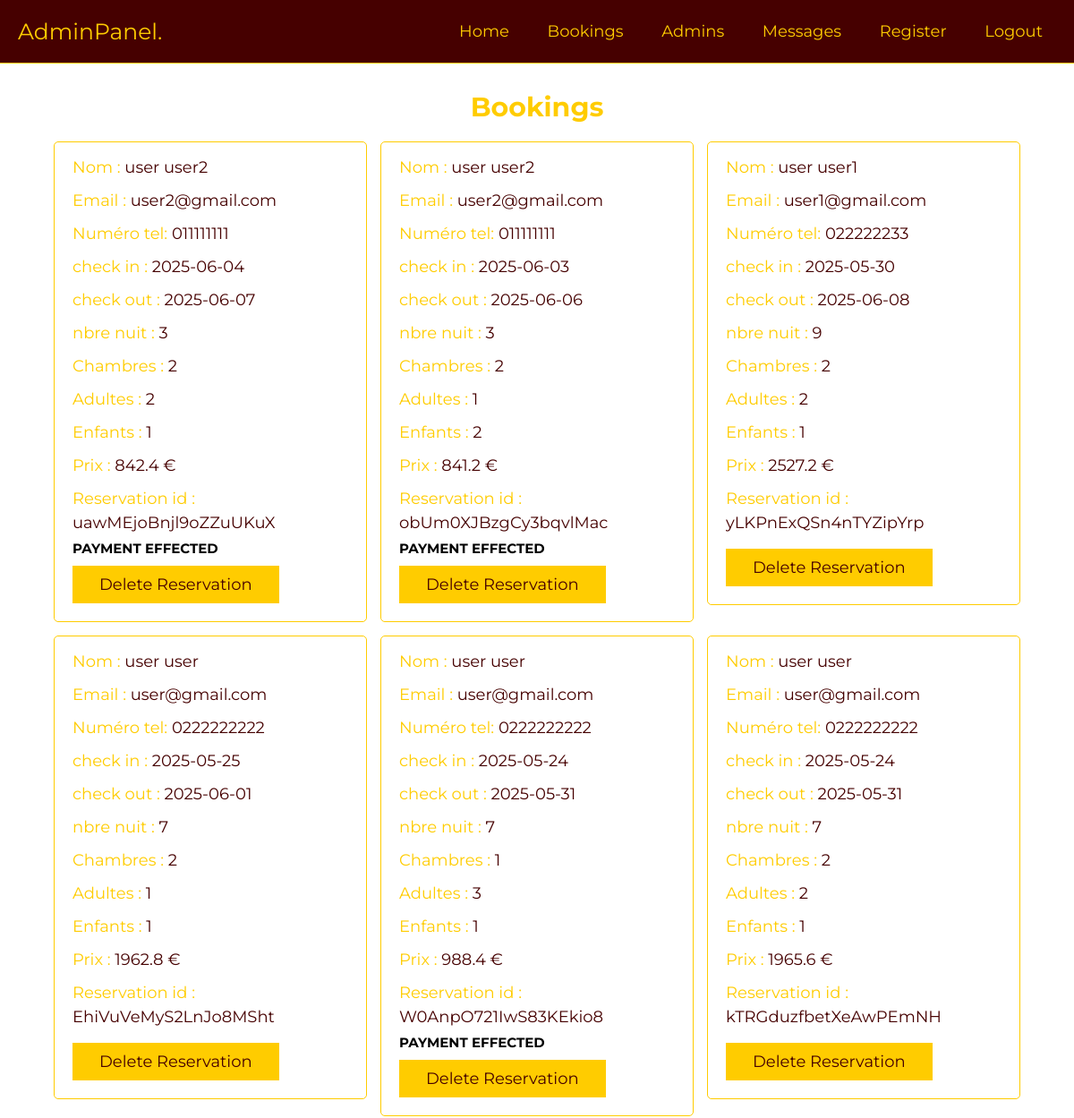
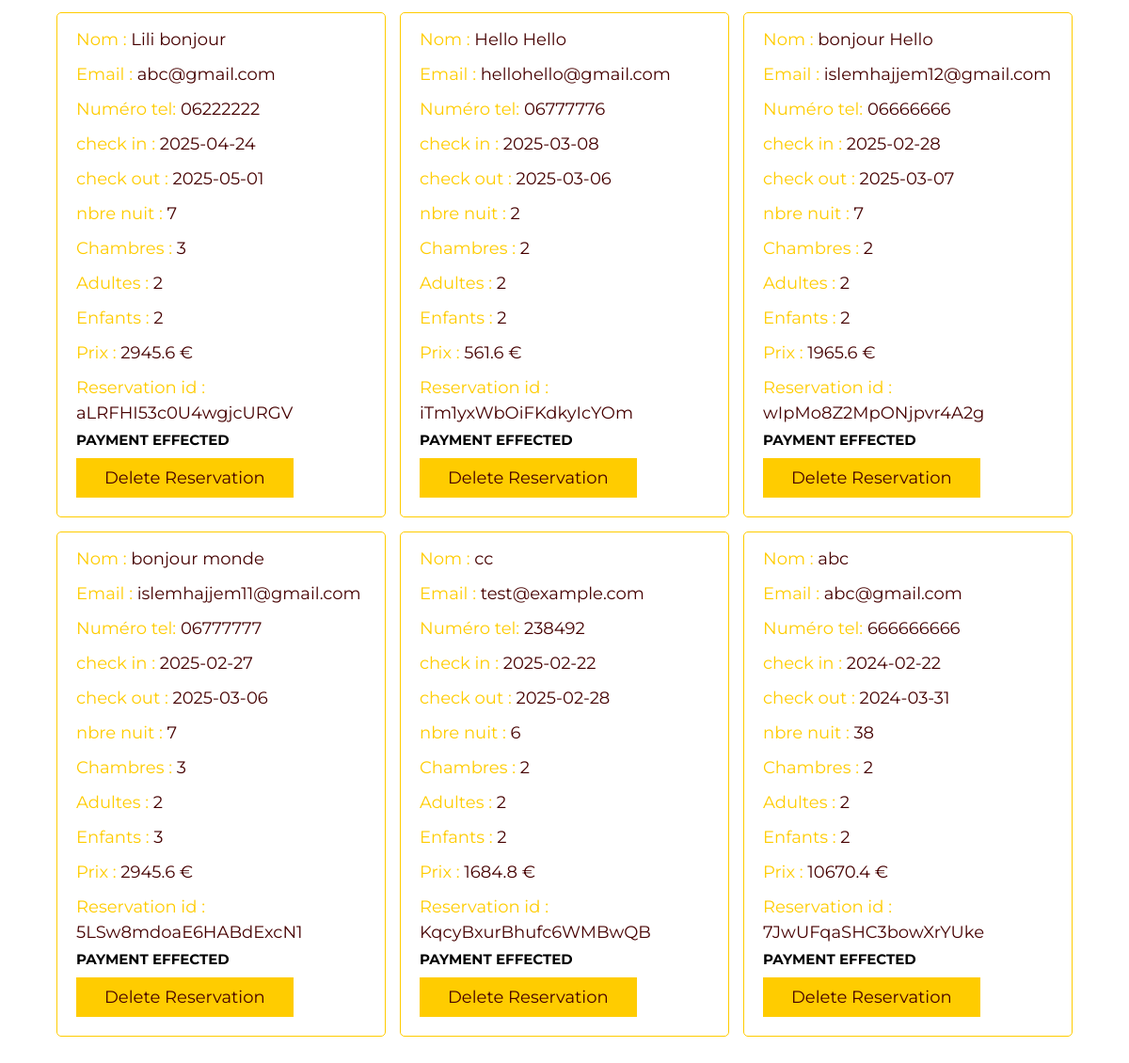
Page /bookings.php (signed in) on the committed database (2 pictures, top to bottom).
### tables this page shows
CREATE TABLE IF NOT EXISTS `bookings` (
  `user_id` varchar(20) NOT NULL,
  `booking_id` varchar(20) NOT NULL,
  `name` varchar(50) NOT NULL,
  `email` varchar(50) NOT NULL,
  `number` varchar(10) NOT NULL,
  `rooms` int NOT NULL,
  `check_in` varchar(10) NOT NULL,
  `check_out` varchar(10) NOT NULL,
  `adults` int NOT NULL,
  `childs` int NOT NULL,
  `payer` tinyint(1) DEFAULT '0'
);

### bookings.php (the view, shortened to what this page needs)
<?php
include '../components/connect.php';
?>
<!DOCTYPE html>
<html lang="en">
<head>
   <link rel="stylesheet" href="https://cdnjs.cloudflare.com/ajax/libs/font-awesome/6.2.0/css/all.min.css">
   <link rel="stylesheet" href="../css/admin_style.css">
</head>
<body>
<?php include '../components/admin_header.php'; ?>
<section class="grid">
   <h1 class="heading">bookings</h1>
   <div class="box-container">
  <?php
   $select_bookings = $conn->prepare("SELECT * FROM `bookings` ORDER BY check_in DESC");
   $select_bookings->execute();
   if($select_bookings->rowCount() > 0){
      while($fetch_booking = $select_bookings->fetch(PDO::FETCH_ASSOC)){
         $dateDebut = $fetch_booking['check_in'];
         $dateFin = $fetch_booking['check_out'];
         $date1 = new DateTime($dateDebut);
         $date2 = new DateTime($dateFin);
         $difference = $date1->diff($date2);
         $nbreNuit = $difference->days;
   ?>
   <div class="box">
      <p>Nom : <span><?= $fetch_booking['name']; ?></span></p>
      <p>Email : <span><?= $fetch_booking['email']; ?></span></p>
      <p>Numéro tel: <span><?= $fetch_booking['number']; ?></span></p>
      <p>check in : <span><?= $fetch_booking['check_in']; ?></span></p>
      <p>check out : <span><?= $fetch_booking['check_out']; ?></span></p>
      <p>nbre nuit : <span><?= $nbreNuit; ?></span></p>
      <p>Chambres : <span><?= $fetch_booking['rooms']; ?></span></p>
      <p>Adultes : <span><?= $fetch_booking['adults']; ?></span></p>
      <p>Enfants : <span><?= $fetch_booking['childs']; ?></span></p>
      <p>Prix : <span><?= $nbreNuit * ( $fetch_booking['rooms']* 140+ $fetch_booking['adults'] * 0.4 ); ?> € </span></p>
      <p>Reservation id : <span><?= $fetch_booking['booking_id']; ?></span></p>
      <h1> <?php
      if ($fetch_booking['payer']) {
        echo "PAYMENT EFFECTED";
      } ?> </h1>
      <form action="" method="POST">
         <input type="submit" value="Delete reservation" name="cancel" class="btn" onclick="return confirm('Voulez vous annuler la reservation?');">
      </form>
   </div>
   <?php
    }
   }
   ?>
   </div>
</section>
</body>
      </html>

### admin_header.php (shortened to what this page needs)
<header class="header">
   <section class="flex">
      <a href="dashboard.php" class="logo">AdminPanel.</a>
      <nav class="navbar">
         <a href="dashboard.php">home</a>
         <a href="bookings.php">bookings</a>
         <a href="admins.php">admins</a>
         <a href="messages.php">messages</a>
         <a href="register.php">register</a>
         <a href="../components/admin_logout.php" onclick="return confirm('logout from this website?');">logout</a>
      </nav>
   </section>
</header>

### admin_style.css (style rules this page uses)
:root { --white:#460000; --sub-color:#ffcc00; --main-color:#810000; --border:.1rem solid var(--sub-color); }
* { font-family: 'Montserrat', sans-serif; margin: 0; padding: 0; box-sizing: border-box; outline: none; border: none; text-decoration: none; }
html { font-size: 62.5%; overflow-x: hidden; scroll-behavior: smooth; scroll-padding-top: 2rem; }
section { padding: 3rem 2rem; max-width: 1200px; margin: 0 auto; }
.heading { margin-bottom: 2rem; text-align: center; text-transform: capitalize; color: var(--sub-color); font-size: 3rem; }
.btn { display: inline-block; cursor: pointer; padding: 1rem 3rem; font-size: 1.8rem; color: var(--white); text-align: center; text-transform: capitalize; transition: .2s linear; margin-top: 1rem; background-color: var(--sub-color); }
.header { border-bottom: var(--border); position: sticky; top: 0; left: 0; right: 0; background-color: var(--white); z-index: 1000; }
.header .flex { padding:2rem; display: flex; align-items: center; justify-content: space-between; position: relative; }
.header .flex .logo { font-size: 2.5rem; color: var(--sub-color); }
.header .flex .navbar a { margin-left: 1rem; font-size: 1.8rem; color: var(--sub-color); padding: .5rem 1.5rem; border-radius: .5rem; text-transform: capitalize; }
.grid .box-container { display: grid; grid-template-columns: repeat(auto-fit, 35rem); align-items: flex-start; justify-content: center; gap: 1.5rem; }
.grid .box-container .box { border-radius: .5rem; padding: 2rem; padding-top: 1rem; border: var(--border); overflow-x: hidden; }
.grid .box-container .box p { line-height: 1.5; padding: .5rem 0; font-size: 1.8rem; color: var(--sub-color); white-space: pre-line; text-overflow: ellipsis; overflow-x: hidden; }
.grid .box-container .box p span { color: var(--white); }

### rows in the picture
bookings: name "user user2", email "user2@gmail.com", number "011111111", check_in "2025-06-04", check_out "2025-06-07", nbreNuit "3", rooms "2", adults "2", childs "1", $nbreNuit * ( $fetch_booking['rooms']* 140+ $fetch_booking['adults'] * 0.4 ) "842.4", booking_id "uawMEjoBnjl9oZZuUKuX", payer "PAYMENT EFFECTED"
bookings: name "user user2", email "user2@gmail.com", number "011111111", check_in "2025-06-03", check_out "2025-06-06", nbreNuit "3", rooms "2", adults "1", childs "2", $nbreNuit * ( $fetch_booking['rooms']* 140+ $fetch_booking['adults'] * 0.4 ) "841.2", booking_id "obUm0XJBzgCy3bqvlMac", payer "PAYMENT EFFECTED"
bookings: name "user user1", email "user1@gmail.com", number "022222233", check_in "2025-05-30", check_out "2025-06-08", nbreNuit "9", rooms "2", adults "2", childs "1", $nbreNuit * ( $fetch_booking['rooms']* 140+ $fetch_booking['adults'] * 0.4 ) "2527.2", booking_id "yLKPnExQSn4nTYZipYrp"
bookings: name "user user", email "user@gmail.com", number "0222222222", check_in "2025-05-25", check_out "2025-06-01", nbreNuit "7", rooms "2", adults "1", childs "1", $nbreNuit * ( $fetch_booking['rooms']* 140+ $fetch_booking['adults'] * 0.4 ) "1962.8", booking_id "EhiVuVeMyS2LnJo8MSht"
bookings: name "user user", email "user@gmail.com", number "0222222222", check_in "2025-05-24", check_out "2025-05-31", nbreNuit "7", rooms "1", adults "3", childs "1", $nbreNuit * ( $fetch_booking['rooms']* 140+ $fetch_booking['adults'] * 0.4 ) "988.4", booking_id "W0AnpO721IwS83KEkio8", payer "PAYMENT EFFECTED"
bookings: name "user user", email "user@gmail.com", number "0222222222", check_in "2025-05-24", check_out "2025-05-31", nbreNuit "7", rooms "2", adults "2", childs "1", $nbreNuit * ( $fetch_booking['rooms']* 140+ $fetch_booking['adults'] * 0.4 ) "1965.6", booking_id "kTRGduzfbetXeAwPEmNH"
bookings: name "Lili bonjour", email "abc@gmail.com", number "06222222", check_in "2025-04-24", check_out "2025-05-01", nbreNuit "7", rooms "3", adults "2", childs "2", $nbreNuit * ( $fetch_booking['rooms']* 140+ $fetch_booking['adults'] * 0.4 ) "2945.6", booking_id "aLRFHI53c0U4wgjcURGV", payer "PAYMENT EFFECTED"
bookings: name "Hello Hello", email "hellohello@gmail.com", number "06777776", check_in "2025-03-08", check_out "2025-03-06", nbreNuit "2", rooms "2", adults "2", childs "2", $nbreNuit * ( $fetch_booking['rooms']* 140+ $fetch_booking['adults'] * 0.4 ) "561.6", booking_id "iTm1yxWbOiFKdkyIcYOm", payer "PAYMENT EFFECTED"
bookings: name "bonjour Hello", email "islemhajjem12@gmail.com", number "06666666", check_in "2025-02-28", check_out "2025-03-07", nbreNuit "7", rooms "2", adults "2", childs "2", $nbreNuit * ( $fetch_booking['rooms']* 140+ $fetch_booking['adults'] * 0.4 ) "1965.6", booking_id "wIpMo8Z2MpONjpvr4A2g", payer "PAYMENT EFFECTED"
bookings: name "bonjour monde", email "islemhajjem11@gmail.com", number "06777777", check_in "2025-02-27", check_out "2025-03-06", nbreNuit "7", rooms "3", adults "2", childs "3", $nbreNuit * ( $fetch_booking['rooms']* 140+ $fetch_booking['adults'] * 0.4 ) "2945.6", booking_id "5LSw8mdoaE6HABdExcN1", payer "PAYMENT EFFECTED"
bookings: name "cc", email "test@example.com", number "238492", check_in "2025-02-22", check_out "2025-02-28", nbreNuit "6", rooms "2", adults "2", childs "2", $nbreNuit * ( $fetch_booking['rooms']* 140+ $fetch_booking['adults'] * 0.4 ) "1684.8", booking_id "KqcyBxurBhufc6WMBwQB", payer "PAYMENT EFFECTED"
bookings: name "abc", email "abc@gmail.com", number "666666666", check_in "2024-02-22", check_out "2024-03-31", nbreNuit "38", rooms "2", adults "2", childs "2", $nbreNuit * ( $fetch_booking['rooms']* 140+ $fetch_booking['adults'] * 0.4 ) "10670.4", booking_id "7JwUFqaSHC3bowXrYUke", payer "PAYMENT EFFECTED"
